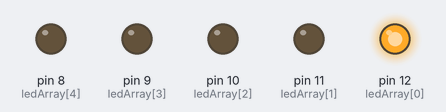
Bench run of a sketch on a simulated Arduino Uno, built with avr-gcc and run on an emulated ATmega328P. Parts: output pins drawn as LEDs (lit = HIGH).

Above: at 0.5 s.
At 2.5 s:
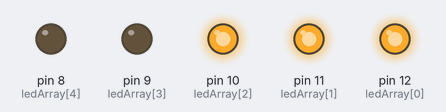
At 3.5 s:
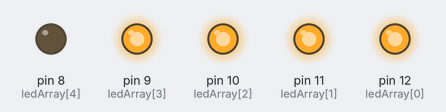
At 5.5 s:
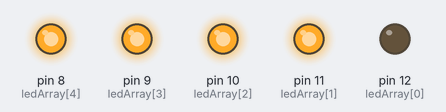
At 8.5 s:
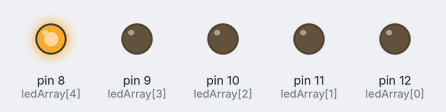
At 11.5 s:
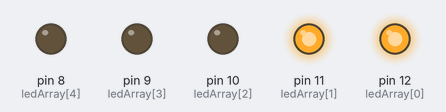
Timing chart, 0 to 13.0 s (numbered marks = the images above):
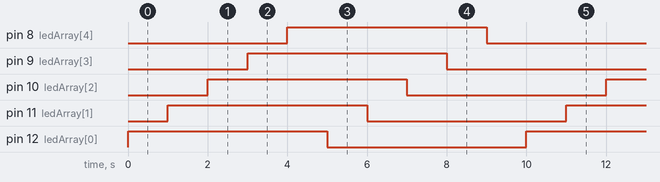

Measured:
- by itself, pin 8 (ledArray[4]), pin 9 (ledArray[3]), pin 10 (ledArray[2]), pin 11 (ledArray[1]), pin 12 (ledArray[0]): alternates HIGH for 5.0 s and LOW for 5.0 s
- by itself, everything shown: repeats every 10.0 s, in 10 steps

The sketch:

bandoja_LabActivity1_indiv.ino
```cpp
int ledArray[] = {12, 11, 10, 9, 8};

void setup(){
  Serial.begin(9600);
  pinMode(12, OUTPUT);
  pinMode(11, OUTPUT);
  pinMode(10, OUTPUT);
  pinMode(9, OUTPUT);
  pinMode(8, OUTPUT);
}

void loop(){ //not the most clean code for me, but necessary to not be similar to others
  for(int i = 0; i < sizeof(ledArray)/sizeof(int); i++){ //loops ledArray for turning led ON, condition is set to the length of ledArray
    digitalWrite(ledArray[i], HIGH); //turning led ON
    delay(1000); //1 second delay

    if(i == sizeof(ledArray)/sizeof(int) -1){ //catches when i == 4(all led are set to ON) to prepare for turning leds OFF
      for(i = 0; i < sizeof(ledArray)/sizeof(int); i++){ //looping through ledArray
        digitalWrite(ledArray[i], LOW); //turning led OFF
    	delay(1000);
      }
    }
  }
}
```
